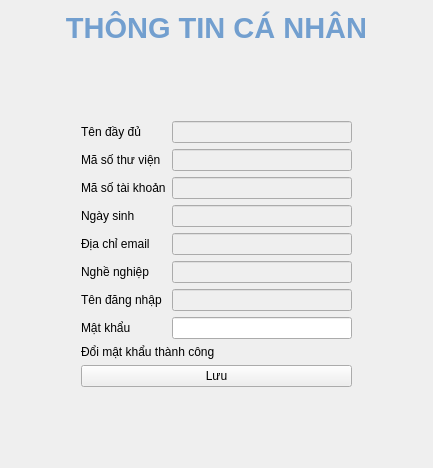
      <widget class="QWidget" name="infoPage">
       <layout class="QGridLayout" name="gridLayout_7">
        <item row="1" column="1">
         <spacer name="verticalSpacer_9">
          <property name="orientation">
           <enum>Qt::Vertical</enum>
          </property>
          <property name="sizeHint" stdset="0">
           <size>
            <width>20</width>
            <height>40</height>
           </size>
          </property>
         </spacer>
        </item>
        <item row="0" column="1">
         <widget class="QLabel" name="label_13">
          <property name="text">
           <string>&lt;html&gt;&lt;head/&gt;&lt;body&gt;&lt;p align=&quot;center&quot;&gt;&lt;span style=&quot; font-size:22pt; font-weight:600; color:#729fcf;&quot;&gt;THÔNG TIN CÁ NHÂN&lt;/span&gt;&lt;/p&gt;&lt;/body&gt;&lt;/html&gt;</string>
          </property>
         </widget>
        </item>
        <item row="2" column="1">
         <widget class="QWidget" name="info_Form" native="true">
          <layout class="QVBoxLayout" name="verticalLayout_4">
           <property name="leftMargin">
            <number>30</number>
           </property>
           <property name="topMargin">
            <number>30</number>
           </property>
           <property name="rightMargin">
            <number>30</number>
           </property>
           <property name="bottomMargin">
            <number>30</number>
           </property>
           <item>
            <layout class="QHBoxLayout" name="horizontalLayout_77">
             <item>
              <widget class="QLabel" name="label_86">
               <property name="text">
                <string>Tên đầy đủ</string>
               </property>
              </widget>
             </item>
             <item>
              <widget class="QLineEdit" name="info_nameLine">
               <property name="enabled">
                <bool>false</bool>
               </property>
               <property name="minimumSize">
                <size>
                 <width>180</width>
                 <height>0</height>
                </size>
               </property>
               <property name="maximumSize">
                <size>
                 <width>180</width>
                 <height>16777215</height>
                </size>
               </property>
              </widget>
             </item>
            </layout>
           </item>
           <item>
            <layout class="QHBoxLayout" name="horizontalLayout_79">
             <item>
              <widget class="QLabel" name="label_88">
               <property name="text">
                <string>Mã số thư viện</string>
               </property>
              </widget>
             </item>
             <item>
              <widget class="QLineEdit" name="info_libLine">
               <property name="enabled">
                <bool>false</bool>
               </property>
               <property name="minimumSize">
                <size>
                 <width>180</width>
                 <height>0</height>
                </size>
               </property>
               <property name="maximumSize">
                <size>
                 <width>180</width>
                 <height>16777215</height>
                </size>
               </property>
              </widget>
             </item>
            </layout>
           </item>
           <item>
            <layout class="QHBoxLayout" name="horizontalLayout_78">
             <item>
              <widget class="QLabel" name="label_87">
               <property name="text">
                <string>Mã số tài khoản</string>
               </property>
              </widget>
             </item>
             <item>
              <widget class="QLineEdit" name="info_accIDLine">
               <property name="enabled">
                <bool>false</bool>
               </property>
               <property name="minimumSize">
                <size>
                 <width>180</width>
                 <height>0</height>
                </size>
               </property>
               <property name="maximumSize">
                <size>
                 <width>180</width>
                 <height>16777215</height>
                </size>
               </property>
              </widget>
             </item>
            </layout>
           </item>
           <item>
            <layout class="QHBoxLayout" name="horizontalLayout_82">
             <item>
              <widget class="QLabel" name="label_91">
               <property name="text">
                <string>Ngày sinh</string>
               </property>
              </widget>
             </item>
             <item>
              <widget class="QLineEdit" name="info_dobLine">
               <property name="enabled">
                <bool>false</bool>
               </property>
               <property name="minimumSize">
                <size>
                 <width>180</width>
                 <height>0</height>
                </size>
               </property>
               <property name="maximumSize">
                <size>
                 <width>180</width>
                 <height>16777215</height>
                </size>
               </property>
              </widget>
             </item>
            </layout>
           </item>
           <item>
            <layout class="QHBoxLayout" name="horizontalLayout_83">
             <item>
              <widget class="QLabel" name="label_92">
               <property name="text">
                <string>Địa chỉ email</string>
               </property>
              </widget>
             </item>
             <item>
              <widget class="QLineEdit" name="info_emailLine">
               <property name="enabled">
                <bool>false</bool>
               </property>
               <property name="minimumSize">
                <size>
                 <width>180</width>
                 <height>0</height>
                </size>
               </property>
               <property name="maximumSize">
                <size>
                 <width>180</width>
                 <height>16777215</height>
                </size>
               </property>
              </widget>
             </item>
            </layout>
           </item>
           <item>
            <layout class="QHBoxLayout" name="horizontalLayout_84">
             <item>
              <widget class="QLabel" name="label_93">
               <property name="text">
                <string>Nghề nghiệp</string>
               </property>
              </widget>
             </item>
             <item>
              <widget class="QLineEdit" name="info_jobLine">
               <property name="enabled">
                <bool>false</bool>
               </property>
               <property name="minimumSize">
                <size>
                 <width>180</width>
                 <height>0</height>
                </size>
               </property>
               <property name="maximumSize">
                <size>
                 <width>180</width>
                 <height>16777215</height>
                </size>
               </property>
              </widget>
             </item>
            </layout>
           </item>
           <item>
            <layout class="QHBoxLayout" name="horizontalLayout_80">
             <item>
              <widget class="QLabel" name="label_89">
               <property name="text">
                <string>Tên đăng nhập</string>
               </property>
              </widget>
             </item>
             <item>
              <widget class="QLineEdit" name="info_usnLine">
               <property name="enabled">
                <bool>false</bool>
               </property>
               <property name="minimumSize">
                <size>
                 <width>180</width>
                 <height>0</height>
                </size>
               </property>
               <property name="maximumSize">
                <size>
                 <width>180</width>
                 <height>16777215</height>
                </size>
               </property>
              </widget>
             </item>
            </layout>
           </item>
           <item>
            <layout class="QHBoxLayout" name="horizontalLayout_81">
             <item>
              <widget class="QLabel" name="label_90">
               <property name="text">
                <string>Mật khẩu</string>
               </property>
              </widget>
             </item>
             <item>
              <widget class="QLineEdit" name="info_pwLine">
               <property name="minimumSize">
                <size>
                 <width>180</width>
                 <height>0</height>
                </size>
               </property>
               <property name="maximumSize">
                <size>
                 <width>180</width>
                 <height>16777215</height>
                </size>
               </property>
               <property name="echoMode">
                <enum>QLineEdit::Password</enum>
               </property>
              </widget>
             </item>
            </layout>
           </item>
           <item>
            <widget class="QLabel" name="info_label">
             <property name="text">
              <string>Đổi mật khẩu thành công</string>
             </property>
            </widget>
           </item>
           <item>
            <widget class="QPushButton" name="info_saveButton">
             <property name="text">
              <string>Lưu</string>
             </property>
            </widget>
           </item>
          </layout>
         </widget>
        </item>
        <item row="3" column="1">
         <spacer name="verticalSpacer_2">
          <property name="orientation">
           <enum>Qt::Vertical</enum>
          </property>
          <property name="sizeHint" stdset="0">
           <size>
            <width>20</width>
            <height>40</height>
           </size>
          </property>
         </spacer>
        </item>
        <item row="2" column="0">
         <spacer name="horizontalSpacer_10">
          <property name="orientation">
           <enum>Qt::Horizontal</enum>
          </property>
          <property name="sizeHint" stdset="0">
           <size>
            <width>40</width>
            <height>20</height>
           </size>
          </property>
         </spacer>
        </item>
        <item row="2" column="2">
         <spacer name="horizontalSpacer_11">
          <property name="orientation">
           <enum>Qt::Horizontal</enum>
          </property>
          <property name="sizeHint" stdset="0">
           <size>
            <width>40</width>
            <height>20</height>
           </size>
          </property>
         </spacer>
        </item>
       </layout>
      </widget>
